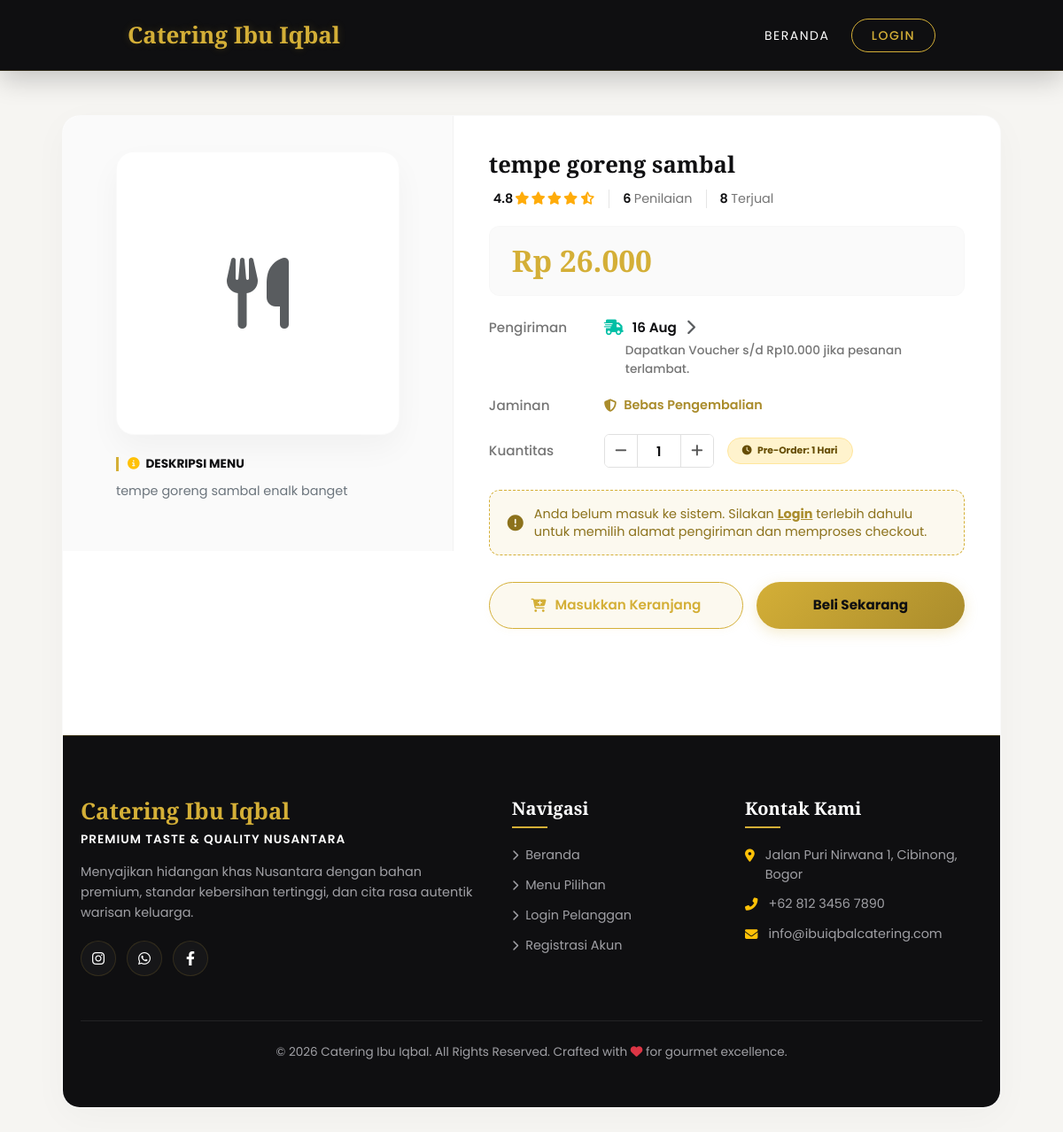
The page /beli.php on the database as committed earlier.
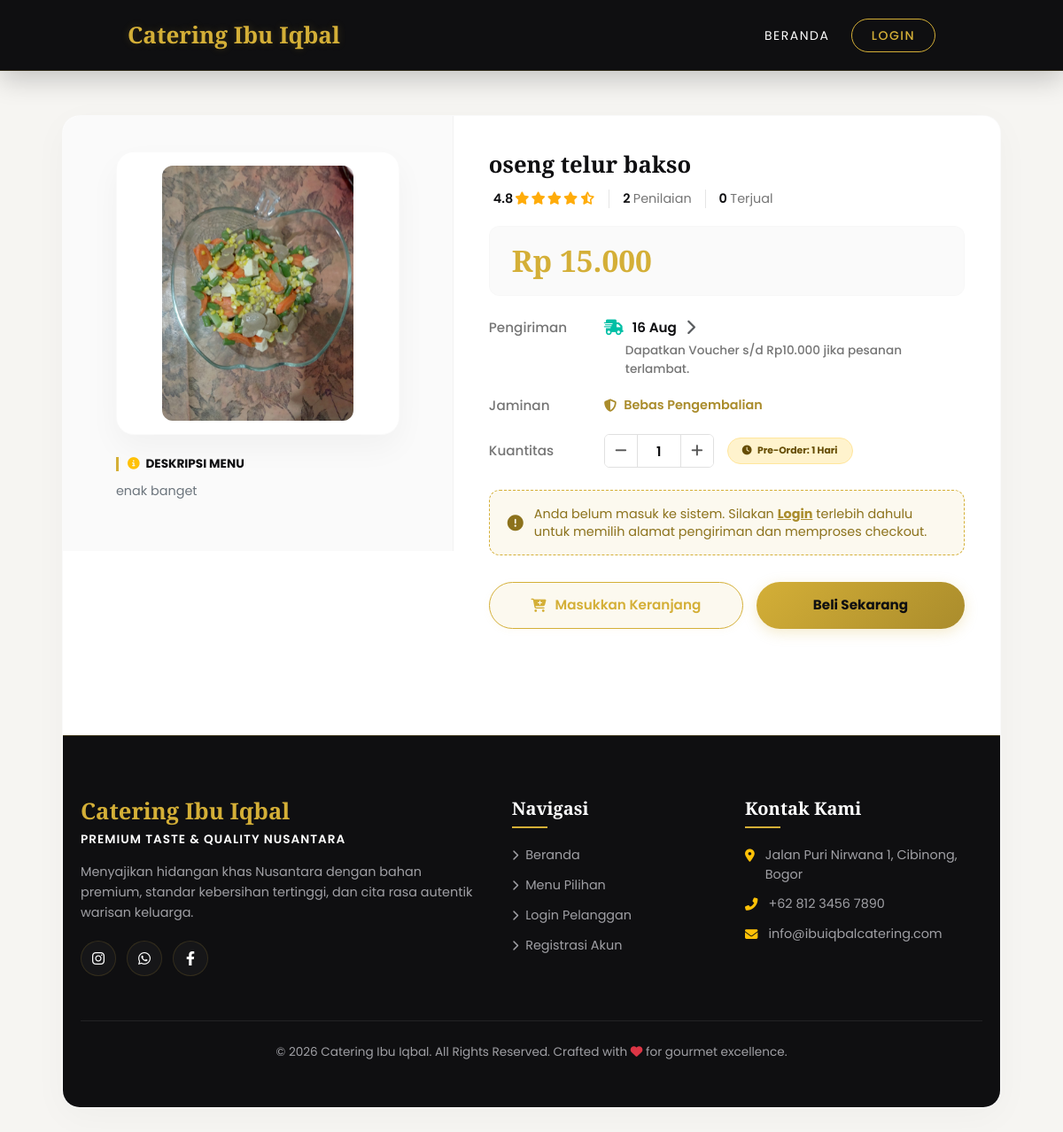
The same page on the database as committed later.
### tables this page shows
CREATE TABLE `produk` (
  `id` int(11) NOT NULL,
  `nama` varchar(100) DEFAULT NULL,
  `deskripsi` text,
  `harga` int(11) DEFAULT NULL,
  `gambar` varchar(100) DEFAULT NULL
);

### beli.php (the view, shortened to what the changed rows need)
<?php
include 'koneksi.php';
$id = isset($_GET['id']) ? intval($_GET['id']) : 0;
if ($id <= 0) {
    $first_prod = mysqli_fetch_assoc(mysqli_query($conn, "SELECT id FROM produk ORDER BY id ASC LIMIT 1"));
    $id = $first_prod ? intval($first_prod['id']) : 0;
}
$produk = mysqli_fetch_array(mysqli_query($conn,"SELECT * FROM produk WHERE id='$id'"));
$q_terjual = mysqli_query($conn, "SELECT SUM(dp.jumlah) as total_terjual FROM detail_pesanan dp JOIN pesanan p ON dp.pesanan_id = p.id WHERE dp.produk_id='$id'");
$d_terjual = mysqli_fetch_assoc($q_terjual);
$terjual = intval($d_terjual['total_terjual']);
?>
<!DOCTYPE html>
<html lang="id">
<head>
    <link rel="stylesheet" href="https://cdnjs.cloudflare.com/ajax/libs/font-awesome/6.4.0/css/all.min.css">
    <link href="https://cdn.jsdelivr.net/npm/bootstrap@5.3.0/dist/css/bootstrap.min.css" rel="stylesheet">
</head>
<body>
    <div class="page-container">
        <div class="product-detail-container">
            <div class="row g-0">
                <div class="col-lg-5 col-md-6">
                    <div class="product-gallery-side">
                        <div class="product-img-card">
                            <?php if(!empty($produk['gambar']) && file_exists("upload/".$produk['gambar'])){ ?>
                                <img src="upload/<?= htmlspecialchars($produk['gambar']) ?>" alt="<?= htmlspecialchars($produk['nama']) ?>">
                            <?php } else { ?>
                                <i class="fa fa-utensils fa-5x text-muted"></i>
                            <?php } ?>
                        </div>
                        <div class="product-desc-box">
                            <h6><i class="fa fa-info-circle text-warning me-1"></i> Deskripsi Menu</h6>
                            <p><?= nl2br(htmlspecialchars($produk['deskripsi'])) ?></p>
                        </div>
                    </div>
                </div>
                <div class="col-lg-7 col-md-6">
                    <div class="product-info-side">
                        <h3 class="shopee-title"><?= htmlspecialchars($produk['nama']) ?></h3>
                        <div class="shopee-rating-row">
                            <div class="shopee-rating-stars">
                                <span>4.8</span>
                                <i class="fa fa-star"></i>
                                <i class="fa fa-star"></i>
                                <i class="fa fa-star"></i>
                                <i class="fa fa-star"></i>
                                <i class="fa fa-star-half-alt"></i>
                            </div>
                            <div class="shopee-penilaian-count">
                                <?= max(1, round($terjual / 2) + 2); ?> <span>Penilaian</span>
                            </div>
                            <div class="shopee-terjual-count">
                                <?= $terjual; ?> <span>Terjual</span>
                            </div>
                        </div>
                        <div class="shopee-price-box">
                            <h2 class="shopee-price-big">Rp <?= number_format($produk['harga'], 0, ',', '.'); ?></h2>
                        </div>
                        <div class="shopee-spec-group">
                            <div class="shopee-spec-label">Pengiriman</div>
                            <div class="shopee-spec-value shopee-shipping-details">
                            </div>
                            <div class="shopee-spec-label">Jaminan</div>
                            <div class="shopee-spec-value">
                            </div>
                            <div class="shopee-spec-label mt-2">Kuantitas</div>
                            <div class="shopee-spec-value d-flex align-items-center">
                                <div class="shopee-stock-info">
                                    <span class="badge bg-warning-subtle text-warning-emphasis border border-warning-subtle py-2 px-3 rounded-pill">
                                        <i class="fa fa-clock me-1"></i> Pre-Order: <?= htmlspecialchars($produk['pre_order']) ?>
                                    </span>
                                </div>
                            </div>
                        </div>
                        <div class="guest-checkout-alert">
                            <div>
                            </div>
                        </div>
                        <div class="shopee-btn-container">
                            <a href="login.php?redirect=pengunjung/pesan.php?id=<?= $id; ?>" class="btn-shopee-cart">
                            </a>
                            <a href="login.php?redirect=pengunjung/pesan.php?id=<?= $id; ?>&action=beli" class="btn-shopee-buy">
                            </a>
                        </div>
                    </div>
                </div>
    </div>
</body>
</html>

Rows that differ between the two databases and show on the page:
changed produk "1 Hari": gambar: picture added; deskripsi "tempe goreng sambal enalk banget" → "enak banget"; nama "tempe goreng sambal" → "oseng telur bakso"; harga "26.000" → "15.000"; gambar "sayur.jpg" → "69feb957250cc.jpg" (drawn)
Other text that changed with them:
max(1, round($terjual / 2) + 2): "6" → "2"
$terjual: "8" → "0"
